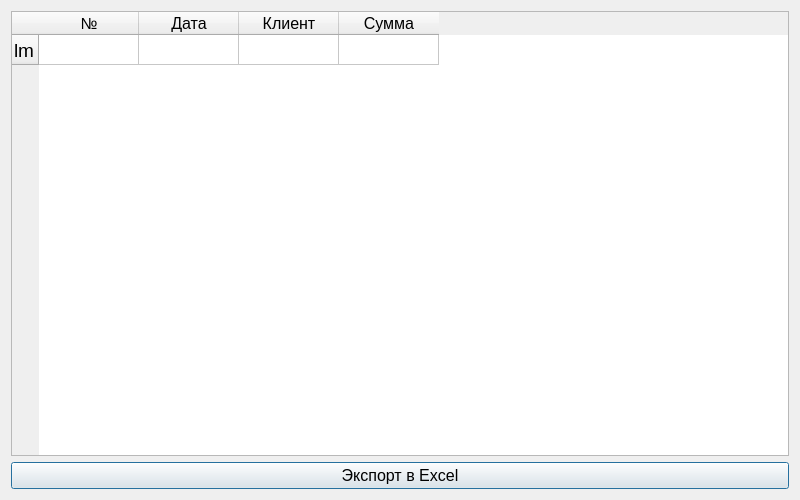
<?xml version="1.0" encoding="UTF-8"?>
<ui version="4.0">
 <class>Dialog</class>
 <widget class="QDialog" name="Dialog">
  <property name="geometry">
   <rect>
    <x>0</x>
    <y>0</y>
    <width>800</width>
    <height>500</height>
   </rect>
  </property>
  <property name="windowTitle">
   <string>Dialog</string>
  </property>
  <layout class="QVBoxLayout" name="verticalLayout_2">
   <item>
    <layout class="QVBoxLayout" name="verticalLayout">
     <item>
      <widget class="QTableWidget" name="table_orders">
       <property name="font">
        <font>
         <pointsize>14</pointsize>
        </font>
       </property>
       <property name="editTriggers">
        <set>QAbstractItemView::EditTrigger::NoEditTriggers</set>
       </property>
       <property name="selectionBehavior">
        <enum>QAbstractItemView::SelectionBehavior::SelectRows</enum>
       </property>
       <attribute name="horizontalHeaderCascadingSectionResizes">
        <bool>true</bool>
       </attribute>
       <attribute name="horizontalHeaderStretchLastSection">
        <bool>false</bool>
       </attribute>
       <attribute name="verticalHeaderCascadingSectionResizes">
        <bool>false</bool>
       </attribute>
       <attribute name="verticalHeaderStretchLastSection">
        <bool>false</bool>
       </attribute>
       <row>
        <property name="text">
         <string>lm</string>
        </property>
       </row>
       <column>
        <property name="text">
         <string>№</string>
        </property>
        <property name="font">
         <font>
          <pointsize>12</pointsize>
         </font>
        </property>
       </column>
       <column>
        <property name="text">
         <string>Дата</string>
        </property>
        <property name="font">
         <font>
          <pointsize>12</pointsize>
         </font>
        </property>
       </column>
       <column>
        <property name="text">
         <string>Клиент</string>
        </property>
        <property name="font">
         <font>
          <pointsize>12</pointsize>
         </font>
        </property>
       </column>
       <column>
        <property name="text">
         <string>Сумма</string>
        </property>
        <property name="font">
         <font>
          <pointsize>12</pointsize>
         </font>
        </property>
       </column>
      </widget>
     </item>
    </layout>
   </item>
   <item>
    <layout class="QHBoxLayout" name="horizontalLayout">
     <item>
      <widget class="QPushButton" name="button_export">
       <property name="font">
        <font>
         <pointsize>12</pointsize>
        </font>
       </property>
       <property name="text">
        <string>Экспорт в Excel</string>
       </property>
      </widget>
     </item>
    </layout>
   </item>
  </layout>
 </widget>
 <resources/>
 <connections/>
</ui>
